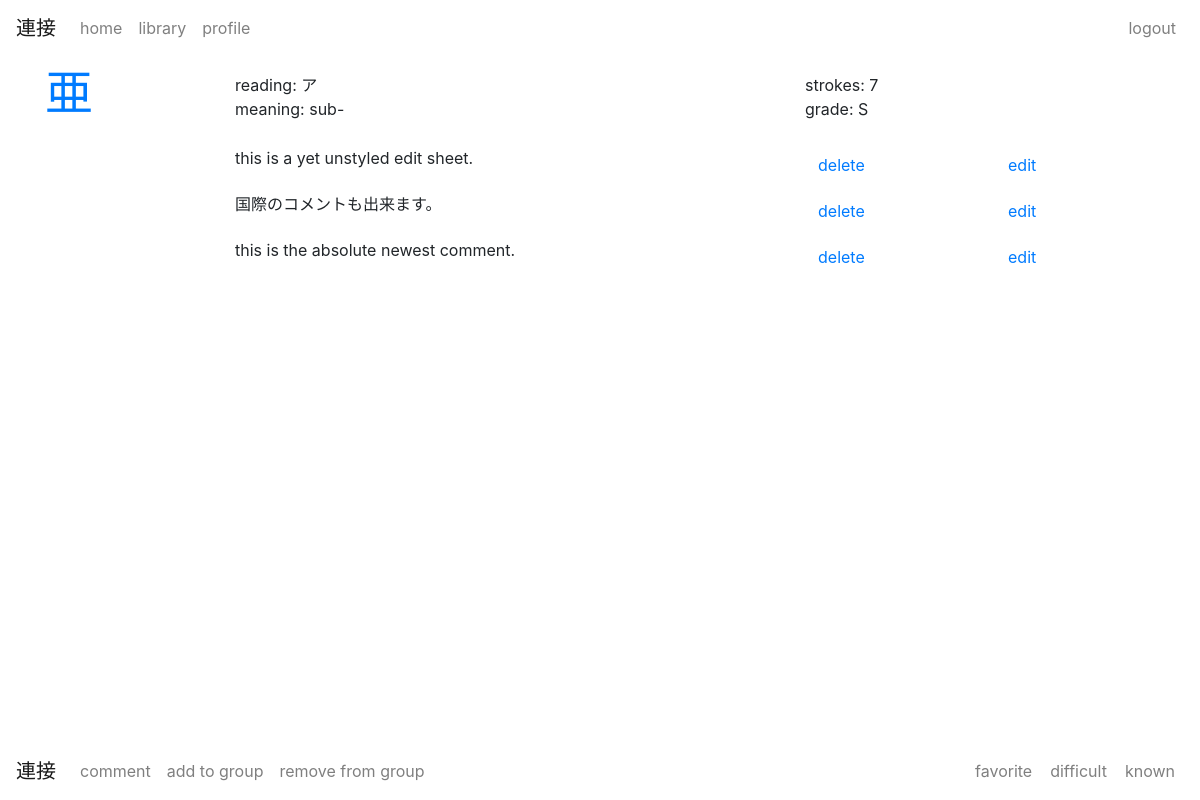
Page /toshokan/1/ (signed in) on the earlier database version.
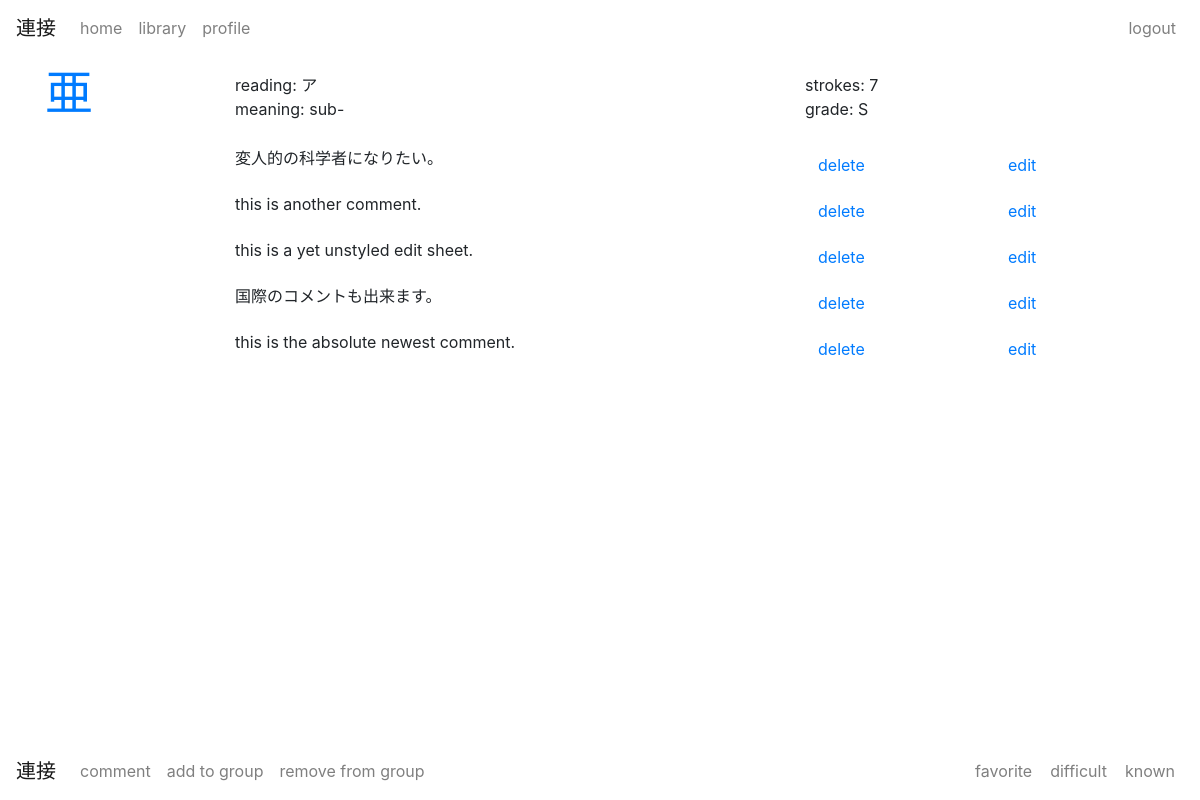
Same page on the later database version.
### base/models.py (models this page shows)
class KanjiComment(models.Model):
    kanji          = models.ForeignKey(Kanji, related_name="kanji_comment", on_delete=models.CASCADE)
    user           = models.ForeignKey(UserProfile, related_name="comment_profile", on_delete=models.CASCADE)
    comment        = models.TextField()
    date_time      = models.DateTimeField(default=timezone.now)
    def __str__(self):
        return str(self.comment)

### toshokan/views.py (the view)
# urls.py: path('<int:kanji_id>/', views.individual, name='individual'),
@login_required
def individual(request, kanji_id):
    kanji          = get_object_or_404(Kanji, pk=kanji_id)
    userprofile    = request.user.profile
    reading_eng    = (kanji.reading_eng).split(",")
    reading_jpn    = (kanji.reading_jpn).split(",")
    comments       = kanji.kanji_comment.filter(user__id=userprofile.id).order_by('-date_time')
    groups         = kanji.kanjigroupelement_set.filter(group__user__id=userprofile.id)
    is_interesting = kanji.interesting_kanji.filter(pk=userprofile.pk).exists()
    is_difficult   = kanji.difficult_kanji.filter(pk=userprofile.pk).exists()
    is_known       = kanji.known_kanji.filter(pk=userprofile.pk).exists()
    return render(request, 'toshokan/individual.html',
     {'kanji': kanji,
     'reading_eng': reading_eng,
     'reading_jpn': reading_jpn,
     'is_interesting': is_interesting,
     'is_difficult': is_difficult,
     'is_known': is_known,
     'comments': comments,
     'groups': groups,
     })

### toshokan/templates/toshokan/individual.html (shortened to what this page needs)
{% extends 'base/base.html' %}
{% block content %}
    <nav class="navbar fixed-bottom navbar-light navbar-expand-lg">
        <a class="navbar-brand" href="{% url 'base:index' %}">連接</a>
        <div class="collapse navbar-collapse" id="navbarNavBottom">
            <ul class="navbar-nav">
                <li class="nav-item">
                    <a class="nav-link" href="{% url 'toshokan:comment' kanji.id %}">comment</a>
                </li>
                <li class="nav-item">
                    <a class="nav-link" href="{% url 'toshokan:kanji_group_view' kanji.id %}">add to group</a>
                </li>
                <li class="nav-item">
                    <a class="nav-link" href="{% url 'toshokan:kanji_delete_group_view' kanji.id %}">remove from group</a>
                </li>
            </ul>
            <ul class="navbar-nav ml-auto">
                <li class="nav-item">
                    <form action="{% url 'toshokan:toggle_interesting' kanji.id %}" method="POST">
                        <button class="btn btn-link nav-link">favorite</button>
                    </form>
                </li>
                <li class="nav-item">
                    <form action="{% url 'toshokan:toggle_difficult' kanji.id %}" method="POST">
                        <button class="btn btn-link nav-link">difficult</button>
                    </form>
                </li>
                <li class="nav-item">
                    <form action="{% url 'toshokan:toggle_known' kanji.id %}" method="POST">
                        <button class="btn btn-link nav-link">known</button>
                    </form>
                </li>
            </ul>
        </div>
    </nav>
    <div class="row align-items-center py-2">
        <div class="col-sm-2">
            <h1>
                <a href="{% url 'toshokan:individual' kanji.id %}">{{ kanji.character }}</a>
            </h1>
        </div>
        <div class="col-sm-6">
            <div>
                reading: {{ kanji.reading_jpn }}
            </div>
            <div>
                meaning: {{ kanji.meaning }}
            </div>
        </div>
        <div class="col-sm-4">
            <div>
                strokes: {{ kanji.strokes }}
            </div>
            <div>
                grade: {{ kanji.grade }}
            </div>
        </div>
    </div>
    {% for comment in comments %}
        <div class="row pt-2">
            <div class="col-sm-6 offset-2">
                {{ comment }}
            </div>
            <div class="col-sm-2">
                <form action="{% url 'toshokan:delete_comment' kanji.id comment.id %}" method="POST">
                    <button class="btn btn-link">delete</button>
                </form>
            </div>
            <div class="col-sm-2">
                <form action="{% url 'toshokan:edit_comment' kanji.id comment.id %}" method="POST">
                    <button class="btn btn-link">edit</button>
                </form>
            </div>
        </div>
    {% endfor %}
{% endblock %}

Differences in the rows shown:
added KanjiComment: comment "変人的の科学者になりたい。"
added KanjiComment: comment "this is another comment."
